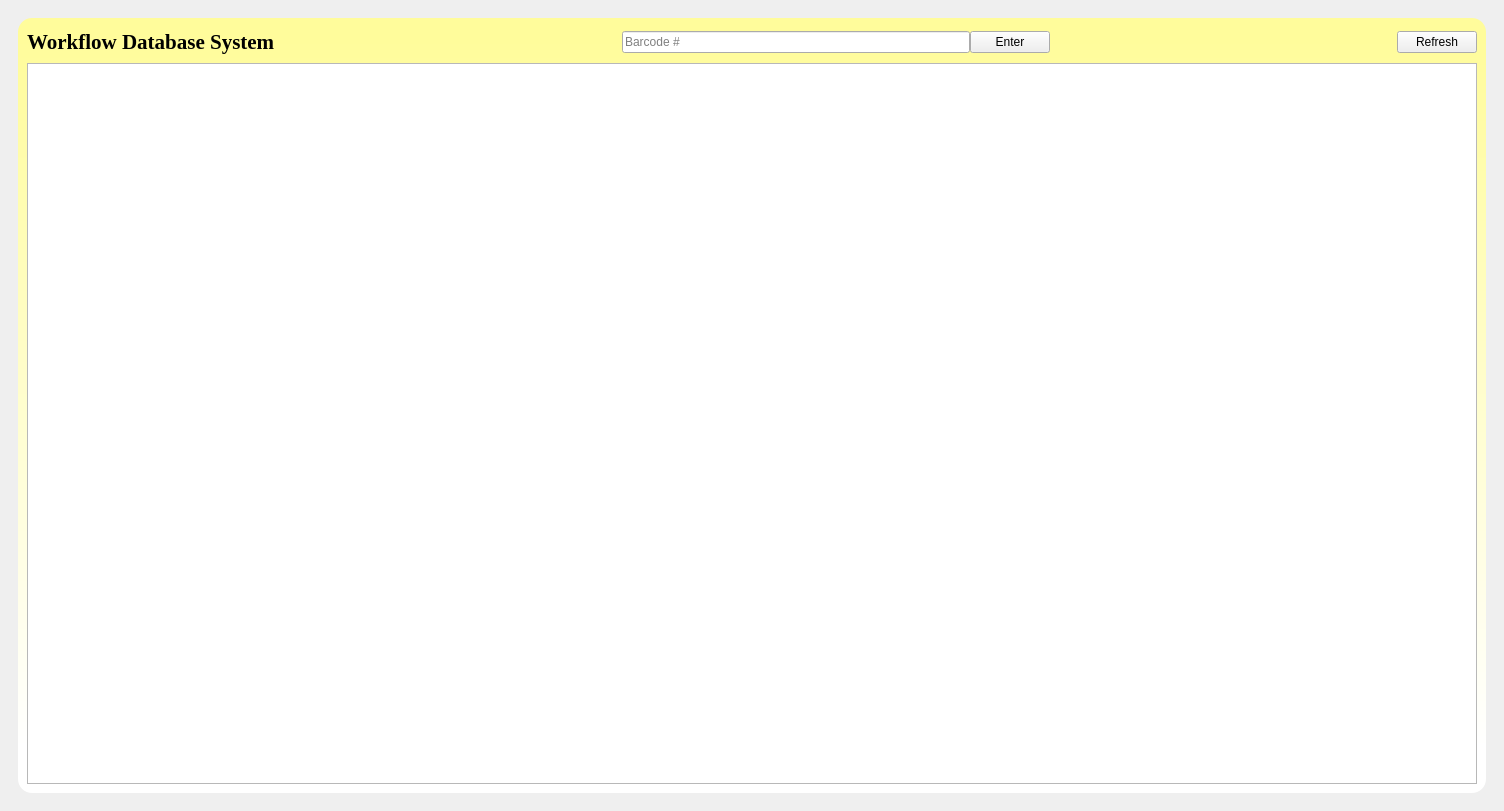
<?xml version="1.0" encoding="UTF-8"?>
<ui version="4.0">
 <class>Admin_Window</class>
 <widget class="QMainWindow" name="Admin_Window">
  <property name="geometry">
   <rect>
    <x>0</x>
    <y>0</y>
    <width>1504</width>
    <height>811</height>
   </rect>
  </property>
  <property name="windowTitle">
   <string>MainWindow</string>
  </property>
  <widget class="QWidget" name="centralwidget">
   <layout class="QHBoxLayout" name="horizontalLayout_15">
    <item>
     <widget class="QStackedWidget" name="stackedWidget">
      <property name="currentIndex">
       <number>0</number>
      </property>
      <widget class="QWidget" name="Product_System_UI">
       <property name="styleSheet">
        <string notr="true">QWidget#widget{
background-color: qlineargradient(spread:pad, x1:0.5, y1:0, x2:0.5, y2:1, stop:0.0284091 rgba(255, 252, 155), stop:0.9375 rgba(255, 255, 255, 255));

border-radius: 14;
}

QGroupBox {
border: 2px solid #999999;
border-radius: 4px;
margin-top: 0.5em;
}
QGroupBox::title {
subcontrol-origin: margin;
subcontrol-position: top left;
left: 1em;
top: 0.1em;
}</string>
       </property>
       <layout class="QVBoxLayout" name="verticalLayout_9">
        <item>
         <widget class="QWidget" name="widget" native="true">
          <property name="minimumSize">
           <size>
            <width>950</width>
            <height>550</height>
           </size>
          </property>
          <layout class="QVBoxLayout" name="verticalLayout_5">
           <item>
            <layout class="QHBoxLayout" name="horizontalLayout_6">
             <property name="spacing">
              <number>0</number>
             </property>
             <item>
              <layout class="QHBoxLayout" name="horizontalLayout_5">
               <item>
                <widget class="QLabel" name="label">
                 <property name="font">
                  <font>
                   <family>Times New Roman</family>
                   <pointsize>16</pointsize>
                   <weight>75</weight>
                   <bold>true</bold>
                  </font>
                 </property>
                 <property name="text">
                  <string>Workflow Database System</string>
                 </property>
                </widget>
               </item>
               <item>
                <spacer name="horizontalSpacer_2">
                 <property name="orientation">
                  <enum>Qt::Horizontal</enum>
                 </property>
                 <property name="sizeHint" stdset="0">
                  <size>
                   <width>80</width>
                   <height>30</height>
                  </size>
                 </property>
                </spacer>
               </item>
               <item>
                <widget class="QLineEdit" name="lineEdit">
                 <property name="placeholderText">
                  <string>Barcode #</string>
                 </property>
                </widget>
               </item>
               <item>
                <widget class="QPushButton" name="pushButton">
                 <property name="text">
                  <string>Enter</string>
                 </property>
                </widget>
               </item>
               <item>
                <spacer name="horizontalSpacer_5">
                 <property name="orientation">
                  <enum>Qt::Horizontal</enum>
                 </property>
                 <property name="sizeHint" stdset="0">
                  <size>
                   <width>40</width>
                   <height>20</height>
                  </size>
                 </property>
                </spacer>
               </item>
               <item>
                <widget class="QPushButton" name="pushButton_2">
                 <property name="text">
                  <string>Refresh</string>
                 </property>
                </widget>
               </item>
              </layout>
             </item>
            </layout>
           </item>
           <item>
            <layout class="QHBoxLayout" name="horizontalLayout_4">
             <item>
              <layout class="QVBoxLayout" name="verticalLayout_4"/>
             </item>
             <item>
              <widget class="QTableWidget" name="tableWidget"/>
             </item>
            </layout>
           </item>
          </layout>
         </widget>
        </item>
       </layout>
      </widget>
      <widget class="QWidget" name="User_System_UI">
       <property name="styleSheet">
        <string notr="true">QWidget#widget{
background-color: qlineargradient(spread:pad, x1:0.5, y1:0, x2:0.5, y2:1, stop:0.0284091 rgba(255, 252, 155), stop:0.9375 rgba(255, 255, 255, 255));

border-radius: 14;
}

QGroupBox {
border: 2px solid #999999;
border-radius: 4px;
margin-top: 0.5em;
}
QGroupBox::title {
subcontrol-origin: margin;
subcontrol-position: top left;
left: 1em;
top: 0.1em;
}</string>
       </property>
       <layout class="QVBoxLayout" name="verticalLayout_6">
        <item>
         <widget class="QWidget" name="widget_2" native="true">
          <property name="minimumSize">
           <size>
            <width>950</width>
            <height>550</height>
           </size>
          </property>
          <layout class="QVBoxLayout" name="verticalLayout_10">
           <item>
            <layout class="QHBoxLayout" name="horizontalLayout_10">
             <property name="spacing">
              <number>7</number>
             </property>
             <item>
              <layout class="QHBoxLayout" name="horizontalLayout_11">
               <item>
                <widget class="QLabel" name="label_2">
                 <property name="font">
                  <font>
                   <family>Times New Roman</family>
                   <pointsize>16</pointsize>
                   <weight>75</weight>
                   <bold>true</bold>
                  </font>
                 </property>
                 <property name="text">
                  <string>   User Database System</string>
                 </property>
                </widget>
               </item>
               <item>
                <spacer name="horizontalSpacer_3">
                 <property name="orientation">
                  <enum>Qt::Horizontal</enum>
                 </property>
                 <property name="sizeHint" stdset="0">
                  <size>
                   <width>88</width>
                   <height>20</height>
                  </size>
                 </property>
                </spacer>
               </item>
               <item>
                <widget class="QPushButton" name="fresh_pushButton_2">
                 <property name="minimumSize">
                  <size>
                   <width>130</width>
                   <height>45</height>
                  </size>
                 </property>
                 <property name="font">
                  <font>
                   <pointsize>11</pointsize>
                   <weight>75</weight>
                   <bold>true</bold>
                  </font>
                 </property>
                 <property name="text">
                  <string>The Information of Employees</string>
                 </property>
                </widget>
               </item>
               <item>
                <spacer name="horizontalSpacer_4">
                 <property name="orientation">
                  <enum>Qt::Horizontal</enum>
                 </property>
                 <property name="sizeHint" stdset="0">
                  <size>
                   <width>138</width>
                   <height>20</height>
                  </size>
                 </property>
                </spacer>
               </item>
              </layout>
             </item>
            </layout>
           </item>
           <item>
            <layout class="QHBoxLayout" name="horizontalLayout_12">
             <item>
              <layout class="QVBoxLayout" name="verticalLayout_11">
               <item>
                <widget class="QGroupBox" name="groupBox_4">
                 <property name="minimumSize">
                  <size>
                   <width>300</width>
                   <height>50</height>
                  </size>
                 </property>
                 <property name="maximumSize">
                  <size>
                   <width>240</width>
                   <height>16777215</height>
                  </size>
                 </property>
                 <property name="font">
                  <font>
                   <pointsize>11</pointsize>
                   <weight>50</weight>
                   <bold>false</bold>
                  </font>
                 </property>
                 <property name="title">
                  <string>Add User</string>
                 </property>
                 <layout class="QHBoxLayout" name="horizontalLayout_13">
                  <property name="leftMargin">
                   <number>11</number>
                  </property>
                  <property name="topMargin">
                   <number>11</number>
                  </property>
                  <property name="rightMargin">
                   <number>11</number>
                  </property>
                  <property name="bottomMargin">
                   <number>11</number>
                  </property>
                  <item>
                   <layout class="QVBoxLayout" name="verticalLayout_12">
                    <property name="spacing">
                     <number>7</number>
                    </property>
                    <item>
                     <widget class="QLineEdit" name="add_user_of_user_name_lineEdit_2">
                      <property name="minimumSize">
                       <size>
                        <width>90</width>
                        <height>30</height>
                       </size>
                      </property>
                      <property name="maximumSize">
                       <size>
                        <width>120</width>
                        <height>30</height>
                       </size>
                      </property>
                      <property name="font">
                       <font>
                        <pointsize>8</pointsize>
                       </font>
                      </property>
                      <property name="styleSheet">
                       <string notr="true">background-color:rgba(0,0,0,0);
border:none;
border-bottom:2px solid rgba(46,82,101,200);
color:rgba(0,0,0,240);
padding-bottom:2px;</string>
                      </property>
                      <property name="placeholderText">
                       <string>User Name</string>
                      </property>
                      <property name="cursorMoveStyle">
                       <enum>Qt::LogicalMoveStyle</enum>
                      </property>
                     </widget>
                    </item>
                    <item>
                     <widget class="QLineEdit" name="add_user_of_password_lineEdit_2">
                      <property name="minimumSize">
                       <size>
                        <width>90</width>
                        <height>30</height>
                       </size>
                      </property>
                      <property name="maximumSize">
                       <size>
                        <width>120</width>
                        <height>30</height>
                       </size>
                      </property>
                      <property name="font">
                       <font>
                        <pointsize>8</pointsize>
                       </font>
                      </property>
                      <property name="styleSheet">
                       <string notr="true">background-color:rgba(0,0,0,0);
border:none;
border-bottom:2px solid rgba(46,82,101,200);
color:rgba(0,0,0,240);
padding-bottom:2px;</string>
                      </property>
                      <property name="placeholderText">
                       <string>Password</string>
                      </property>
                     </widget>
                    </item>
                    <item>
                     <widget class="QLineEdit" name="lineEdit_6">
                      <property name="maximumSize">
                       <size>
                        <width>120</width>
                        <height>30</height>
                       </size>
                      </property>
                      <property name="styleSheet">
                       <string notr="true">background-color:rgba(0,0,0,0);
border:none;
border-bottom:2px solid rgba(46,82,101,200);
color:rgba(0,0,0,240);
padding-bottom:2px;</string>
                      </property>
                      <property name="placeholderText">
                       <string>Email</string>
                      </property>
                     </widget>
                    </item>
                    <item>
                     <widget class="QLineEdit" name="lineEdit_7">
                      <property name="maximumSize">
                       <size>
                        <width>120</width>
                        <height>30</height>
                       </size>
                      </property>
                      <property name="styleSheet">
                       <string notr="true">background-color:rgba(0,0,0,0);
border:none;
border-bottom:2px solid rgba(46,82,101,200);
color:rgba(0,0,0,240);
padding-bottom:2px;</string>
                      </property>
                      <property name="placeholderText">
                       <string>Phone Number</string>
                      </property>
                     </widget>
                    </item>
                   </layout>
                  </item>
                  <item>
                   <widget class="QPushButton" name="add_user_pushButton_2">
                    <property name="minimumSize">
                     <size>
                      <width>90</width>
                      <height>30</height>
                     </size>
                    </property>
                    <property name="maximumSize">
                     <size>
                      <width>90</width>
                      <height>30</height>
                     </size>
                    </property>
                    <property name="font">
                     <font>
                      <pointsize>8</pointsize>
                      <weight>50</weight>
                      <bold>false</bold>
                     </font>
                    </property>
                    <property name="text">
                     <string>Add</string>
                    </property>
                   </widget>
                  </item>
                 </layout>
                </widget>
               </item>
               <item>
                <widget class="QGroupBox" name="groupBox_5">
                 <property name="minimumSize">
                  <size>
                   <width>300</width>
                   <height>50</height>
                  </size>
                 </property>
                 <property name="maximumSize">
                  <size>
                   <width>240</width>
                   <height>16777215</height>
                  </size>
                 </property>
                 <property name="font">
                  <font>
                   <pointsize>11</pointsize>
                   <weight>50</weight>
                   <bold>false</bold>
                  </font>
                 </property>
                 <property name="title">
                  <string>Delete User</string>
                 </property>
                 <layout class="QHBoxLayout" name="horizontalLayout_2">
                  <property name="bottomMargin">
                   <number>11</number>
                  </property>
                  <item>
                   <layout class="QVBoxLayout" name="verticalLayout_13">
                    <item>
                     <widget class="QLineEdit" name="lineEdit_8">
                      <property name="maximumSize">
                       <size>
                        <width>120</width>
                        <height>30</height>
                       </size>
                      </property>
                      <property name="font">
                       <font>
                        <pointsize>8</pointsize>
                       </font>
                      </property>
                      <property name="styleSheet">
                       <string notr="true">background-color:rgba(0,0,0,0);
border:none;
border-bottom:2px solid rgba(46,82,101,200);
color:rgba(0,0,0,240);
padding-bottom:2px;</string>
                      </property>
                      <property name="placeholderText">
                       <string>User Name</string>
                      </property>
                     </widget>
                    </item>
                    <item>
                     <widget class="QLineEdit" name="lineEdit_9">
                      <property name="maximumSize">
                       <size>
                        <width>120</width>
                        <height>30</height>
                       </size>
                      </property>
                      <property name="font">
                       <font>
                        <pointsize>8</pointsize>
                       </font>
                      </property>
                      <property name="styleSheet">
                       <string notr="true">background-color:rgba(0,0,0,0);
border:none;
border-bottom:2px solid rgba(46,82,101,200);
color:rgba(0,0,0,240);
padding-bottom:2px;</string>
                      </property>
                      <property name="placeholderText">
                       <string>Password</string>
                      </property>
                     </widget>
                    </item>
                   </layout>
                  </item>
                  <item>
                   <widget class="QPushButton" name="delete_user_pushButton_2">
                    <property name="minimumSize">
                     <size>
                      <width>90</width>
                      <height>30</height>
                     </size>
                    </property>
                    <property name="maximumSize">
                     <size>
                      <width>90</width>
                      <height>30</height>
                     </size>
                    </property>
                    <property name="font">
                     <font>
                      <pointsize>8</pointsize>
                      <weight>50</weight>
                      <bold>false</bold>
                     </font>
                    </property>
                    <property name="text">
                     <string>Delete</string>
                    </property>
                   </widget>
                  </item>
                 </layout>
                </widget>
               </item>
               <item>
                <widget class="QGroupBox" name="groupBox_6">
                 <property name="minimumSize">
                  <size>
                   <width>300</width>
                   <height>160</height>
                  </size>
                 </property>
                 <property name="maximumSize">
                  <size>
                   <width>240</width>
                   <height>16777215</height>
                  </size>
                 </property>
                 <property name="font">
                  <font>
                   <pointsize>11</pointsize>
                   <weight>50</weight>
                   <bold>false</bold>
                  </font>
                 </property>
                 <property name="title">
                  <string>Edit User</string>
                 </property>
                 <layout class="QVBoxLayout" name="verticalLayout_14">
                  <item>
                   <layout class="QHBoxLayout" name="horizontalLayout_14">
                    <item>
                     <layout class="QVBoxLayout" name="verticalLayout_15">
                      <item>
                       <widget class="QLineEdit" name="change_user_of_id_lineEdit_2">
                        <property name="minimumSize">
                         <size>
                          <width>90</width>
                          <height>30</height>
                         </size>
                        </property>
                        <property name="maximumSize">
                         <size>
                          <width>120</width>
                          <height>30</height>
                         </size>
                        </property>
                        <property name="font">
                         <font>
                          <pointsize>8</pointsize>
                         </font>
                        </property>
                        <property name="styleSheet">
                         <string notr="true">background-color:rgba(0,0,0,0);
border:none;
border-bottom:2px solid rgba(46,82,101,200);
color:rgba(0,0,0,240);
padding-bottom:2px;</string>
                        </property>
                        <property name="placeholderText">
                         <string>Old User Name</string>
                        </property>
                       </widget>
                      </item>
                      <item>
                       <widget class="QLineEdit" name="lineEdit_10">
                        <property name="minimumSize">
                         <size>
                          <width>90</width>
                          <height>0</height>
                         </size>
                        </property>
                        <property name="maximumSize">
                         <size>
                          <width>120</width>
                          <height>30</height>
                         </size>
                        </property>
                        <property name="font">
                         <font>
                          <pointsize>8</pointsize>
                         </font>
                        </property>
                        <property name="styleSheet">
                         <string notr="true">background-color:rgba(0,0,0,0);
border:none;
border-bottom:2px solid rgba(46,82,101,200);
color:rgba(0,0,0,240);
padding-bottom:2px;</string>
                        </property>
                        <property name="placeholderText">
                         <string>Old Password</string>
                        </property>
                       </widget>
                      </item>
                     </layout>
                    </item>
                    <item>
                     <widget class="QPushButton" name="change_user_pushButton_2">
                      <property name="minimumSize">
                       <size>
                        <width>90</width>
                        <height>30</height>
                       </size>
                      </property>
                      <property name="maximumSize">
                       <size>
                        <width>90</width>
                        <height>30</height>
                       </size>
                      </property>
                      <property name="font">
                       <font>
                        <pointsize>8</pointsize>
                        <weight>50</weight>
                        <bold>false</bold>
                       </font>
                      </property>
                      <property name="text">
                       <string>Edit</string>
                      </property>
                     </widget>
                    </item>
                   </layout>
                  </item>
                  <item>
                   <layout class="QFormLayout" name="formLayout">
                    <property name="labelAlignment">
                     <set>Qt::AlignCenter</set>
                    </property>
                    <property name="formAlignment">
                     <set>Qt::AlignHCenter|Qt::AlignTop</set>
                    </property>
                    <item row="0" column="0">
                     <widget class="QLineEdit" name="change_user_of_user_name_lineEdit_3">
                      <property name="minimumSize">
                       <size>
                        <width>90</width>
                        <height>30</height>
                       </size>
                      </property>
                      <property name="maximumSize">
                       <size>
                        <width>130</width>
                        <height>30</height>
                       </size>
                      </property>
                      <property name="font">
                       <font>
                        <pointsize>8</pointsize>
                       </font>
                      </property>
                      <property name="styleSheet">
                       <string notr="true">background-color:rgba(0,0,0,0);
border:none;
border-bottom:2px solid rgba(46,82,101,200);
color:rgba(0,0,0,240);
padding-bottom:1px;</string>
                      </property>
                      <property name="placeholderText">
                       <string>New User name</string>
                      </property>
                     </widget>
                    </item>
                    <item row="0" column="1">
                     <widget class="QLineEdit" name="change_user_of_phone_lineEdit_2">
                      <property name="minimumSize">
                       <size>
                        <width>115</width>
                        <height>30</height>
                       </size>
                      </property>
                      <property name="maximumSize">
                       <size>
                        <width>130</width>
                        <height>30</height>
                       </size>
                      </property>
                      <property name="font">
                       <font>
                        <pointsize>8</pointsize>
                       </font>
                      </property>
                      <property name="styleSheet">
                       <string notr="true">background-color:rgba(0,0,0,0);
border:none;
border-bottom:2px solid rgba(46,82,101,200);
color:rgba(0,0,0,240);
padding-bottom:2px;</string>
                      </property>
                      <property name="placeholderText">
                       <string>New Phone Number</string>
                      </property>
                     </widget>
                    </item>
                    <item row="1" column="0">
                     <widget class="QLineEdit" name="change_user_of_email_lineEdit_2">
                      <property name="minimumSize">
                       <size>
                        <width>90</width>
                        <height>30</height>
                       </size>
                      </property>
                      <property name="maximumSize">
                       <size>
                        <width>130</width>
                        <height>30</height>
                       </size>
                      </property>
                      <property name="font">
                       <font>
                        <pointsize>8</pointsize>
                       </font>
                      </property>
                      <property name="styleSheet">
                       <string notr="true">background-color:rgba(0,0,0,0);
border:none;
border-bottom:2px solid rgba(46,82,101,200);
color:rgba(0,0,0,240);
padding-bottom:2px;</string>
                      </property>
                      <property name="placeholderText">
                       <string>New Email</string>
                      </property>
                     </widget>
                    </item>
                    <item row="1" column="1">
                     <widget class="QLineEdit" name="change_user_of_password_lineEdit_2">
                      <property name="minimumSize">
                       <size>
                        <width>120</width>
                        <height>30</height>
                       </size>
                      </property>
                      <property name="maximumSize">
                       <size>
                        <width>130</width>
                        <height>30</height>
                       </size>
                      </property>
                      <property name="font">
                       <font>
                        <pointsize>8</pointsize>
                       </font>
                      </property>
                      <property name="styleSheet">
                       <string notr="true">background-color:rgba(0,0,0,0);
border:none;
border-bottom:2px solid rgba(46,82,101,200);
color:rgba(0,0,0,240);
padding-bottom:2px;</string>
                      </property>
                      <property name="placeholderText">
                       <string>New Password</string>
                      </property>
                     </widget>
                    </item>
                   </layout>
                  </item>
                  <item>
                   <widget class="QLineEdit" name="change_user_of_user_name_lineEdit_4">
                    <property name="enabled">
                     <bool>false</bool>
                    </property>
                    <property name="maximumSize">
                     <size>
                      <width>16777215</width>
                      <height>5</height>
                     </size>
                    </property>
                    <property name="font">
                     <font>
                      <pointsize>9</pointsize>
                     </font>
                    </property>
                    <property name="styleSheet">
                     <string notr="true">background-color:rgba(0,0,0,0);
border:none;
border-bottom:1px dashed rgba(46,82,101,200);
color:rgba(0,0,0,240);
padding-bottom:1px;</string>
                    </property>
                    <property name="readOnly">
                     <bool>true</bool>
                    </property>
                    <property name="placeholderText">
                     <string/>
                    </property>
                   </widget>
                  </item>
                 </layout>
                </widget>
               </item>
              </layout>
             </item>
             <item>
              <widget class="QTableWidget" name="tableWidget_2">
               <property name="minimumSize">
                <size>
                 <width>750</width>
                 <height>400</height>
                </size>
               </property>
              </widget>
             </item>
            </layout>
           </item>
          </layout>
         </widget>
        </item>
       </layout>
      </widget>
     </widget>
    </item>
   </layout>
  </widget>
 </widget>
 <resources/>
 <connections/>
</ui>
